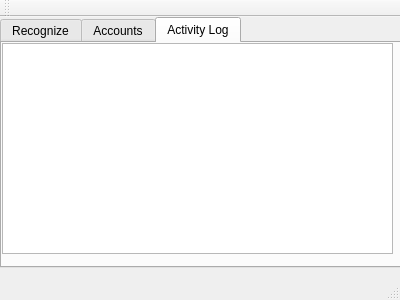
<?xml version="1.0" encoding="UTF-8"?>
<ui version="4.0">
 <class>MainWindow</class>
 <widget class="QMainWindow" name="MainWindow">
  <property name="geometry">
   <rect>
    <x>0</x>
    <y>0</y>
    <width>400</width>
    <height>300</height>
   </rect>
  </property>
  <property name="windowTitle">
   <string>MainWindow</string>
  </property>
  <widget class="QWidget" name="centralWidget">
   <widget class="QTabWidget" name="tabWidget">
    <property name="geometry">
     <rect>
      <x>0</x>
      <y>0</y>
      <width>401</width>
      <height>251</height>
     </rect>
    </property>
    <property name="currentIndex">
     <number>2</number>
    </property>
    <widget class="QWidget" name="tab">
     <attribute name="title">
      <string>Recognize</string>
     </attribute>
     <widget class="QLabel" name="label_3">
      <property name="geometry">
       <rect>
        <x>10</x>
        <y>150</y>
        <width>291</width>
        <height>20</height>
       </rect>
      </property>
      <property name="text">
       <string>image name</string>
      </property>
     </widget>
     <widget class="QLabel" name="label_2">
      <property name="geometry">
       <rect>
        <x>10</x>
        <y>180</y>
        <width>151</width>
        <height>16</height>
       </rect>
      </property>
      <property name="text">
       <string>receive client : NO</string>
      </property>
     </widget>
     <widget class="QPushButton" name="pushButton">
      <property name="geometry">
       <rect>
        <x>200</x>
        <y>180</y>
        <width>93</width>
        <height>28</height>
       </rect>
      </property>
      <property name="text">
       <string>Select File</string>
      </property>
     </widget>
     <widget class="QLabel" name="label">
      <property name="geometry">
       <rect>
        <x>20</x>
        <y>-20</y>
        <width>341</width>
        <height>151</height>
       </rect>
      </property>
      <property name="text">
       <string>TextLabel</string>
      </property>
      <property name="scaledContents">
       <bool>true</bool>
      </property>
     </widget>
     <widget class="QPushButton" name="pushButton_2">
      <property name="geometry">
       <rect>
        <x>280</x>
        <y>140</y>
        <width>114</width>
        <height>32</height>
       </rect>
      </property>
      <property name="text">
       <string>PushButton</string>
      </property>
     </widget>
    </widget>
    <widget class="QWidget" name="tab_2">
     <attribute name="title">
      <string>Accounts</string>
     </attribute>
     <widget class="QTableView" name="tableView">
      <property name="geometry">
       <rect>
        <x>0</x>
        <y>0</y>
        <width>391</width>
        <height>181</height>
       </rect>
      </property>
     </widget>
     <widget class="QPushButton" name="pushButton_4">
      <property name="geometry">
       <rect>
        <x>280</x>
        <y>180</y>
        <width>114</width>
        <height>32</height>
       </rect>
      </property>
      <property name="text">
       <string>Delete Users</string>
      </property>
     </widget>
     <widget class="QPushButton" name="pushButton_3">
      <property name="geometry">
       <rect>
        <x>0</x>
        <y>180</y>
        <width>114</width>
        <height>32</height>
       </rect>
      </property>
      <property name="text">
       <string>Get Users</string>
      </property>
     </widget>
    </widget>
    <widget class="QWidget" name="tab_3">
     <attribute name="title">
      <string>Activity Log</string>
     </attribute>
     <widget class="QListView" name="listView">
      <property name="geometry">
       <rect>
        <x>0</x>
        <y>0</y>
        <width>391</width>
        <height>211</height>
       </rect>
      </property>
     </widget>
    </widget>
   </widget>
  </widget>
  <widget class="QMenuBar" name="menuBar">
   <property name="geometry">
    <rect>
     <x>0</x>
     <y>0</y>
     <width>400</width>
     <height>22</height>
    </rect>
   </property>
  </widget>
  <widget class="QToolBar" name="mainToolBar">
   <attribute name="toolBarArea">
    <enum>TopToolBarArea</enum>
   </attribute>
   <attribute name="toolBarBreak">
    <bool>false</bool>
   </attribute>
  </widget>
  <widget class="QStatusBar" name="statusBar"/>
 </widget>
 <layoutdefault spacing="6" margin="11"/>
 <resources/>
 <connections/>
</ui>
